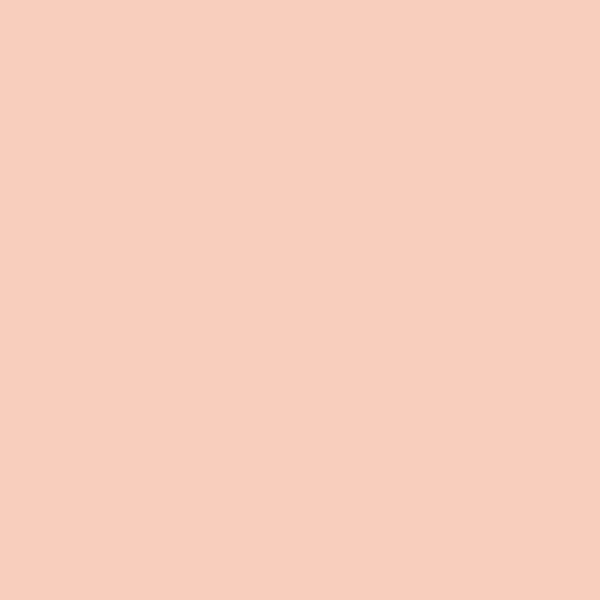
Frame 1 (no input)
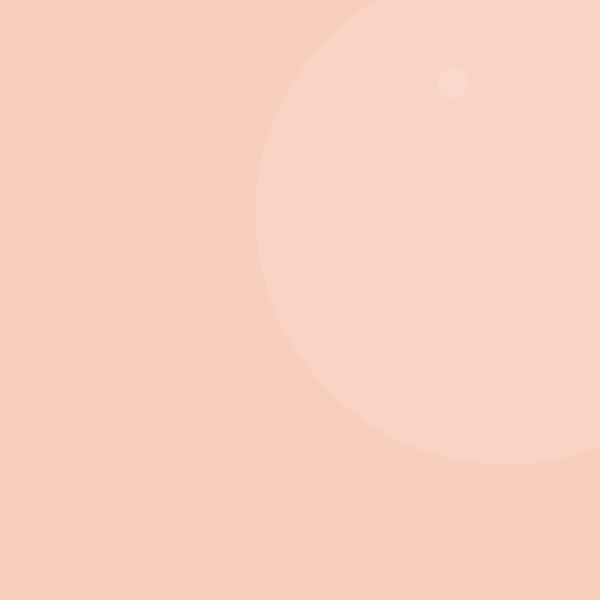
Frame 60 (the mouse pressed at the canvas centre just before this capture)
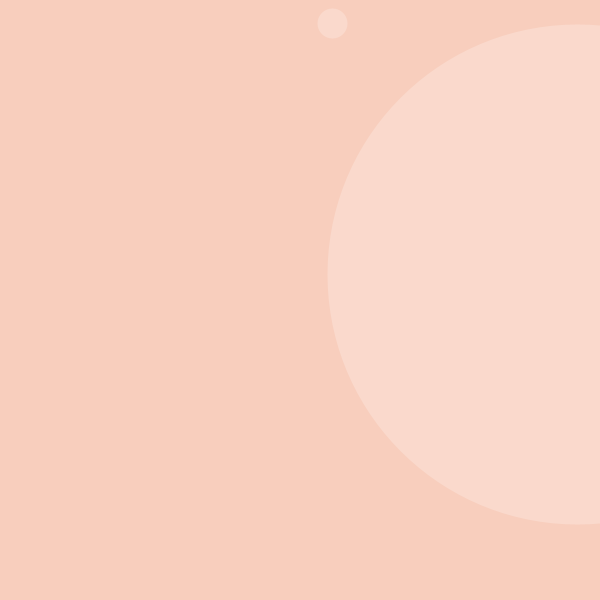
Frame 120 (the mouse held since frame 60 and released just before this capture)

The Processing sketch that drew these frames (run headless with seeded random() and noise(); from frame 60 on, the mouse is pressed at the canvas centre):

// Processing sketch: CodeActivity5
// ── CodeActivity5.pde
//Art 22 2020 Spring
//Author: Yuxiao Zhu
//4 May, 2020
//Code Activity 5

particle p; // initialize a particle named p
particle q; // initiate a particle named q

void setup(){
  size(600,600);
 
  p = new particle(random(0,width),random(0,height), 500, 2, 1); 
  q = new particle(random(0,width),random(0,height), 30, -2, -1);
  
}

void draw(){
  background(248,206,189);
 
  p.display();
  q.display();
  
}

void mouseReleased(){
  p.size-=3; //each click the size of p particle will reduce by 3
  q.size+=5; //each click the size of q particle will increase by 5
}

// ── particle.pde
class particle {

  // variables
  float x, y;
  float size;
  float speedX, speedY;
  float lifeSpan = 0;

  // constructor
  particle( float x_, float y_, float size_, float speedX_, float speedY_ ) {
    x= x_;
    y= y_;
    size = size_;
    speedX = speedX_;
    speedY = speedY_;
  }

  // methods
  void display() {
    strokeWeight( size );
    stroke(255, lifeSpan); // lifeSpan is the alpha channel
    point(x, y);
    lifeSpan = lifeSpan + .5;
    x = x + speedX;
    y = y + speedY;

    // check for boundaries and reverse direction if at the edge
    if ( x >= width || x <= 0 ) {
      speedX = speedX * -1;
    }
    if ( y >= height || y <= 0 ) {
      speedY = speedY * -1;
    }
  }
}
